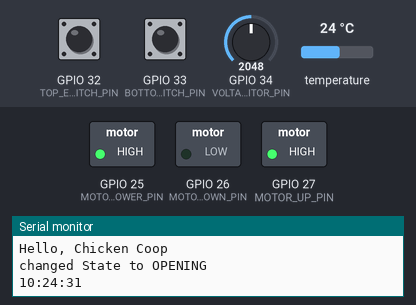
A sketch run on a simulated ESP32. Shown: switched loads named in the sketch (green lamp = pin HIGH), the last lines printed to the serial monitor. The test bench sets the inputs (shaded band); at power-on: GPIO 32 (TOP_END_SWITCH_PIN) HIGH, GPIO 33 (BOTTOM_END_SWITCH_PIN) HIGH, GPIO 34 (VOLTAGE_MONITOR_PIN) = 2048, temperature 24 °C. WiFi joins after 1.5 s; servers stay silent unless stated; network time is answered at once with the bench clock; the local clock reads 2024-03-15 10:24:30 at power-on unless the sketch sets it; web services answer with replies made up by the test bench. At 5.9 s the program puts the board to deep sleep or switches it off; the recording ends there.

Above: at 1.2 s.
1.3 s: GPIO 32 (TOP_END_SWITCH_PIN) pulled LOW for 1.3 s
At 1.8 s:
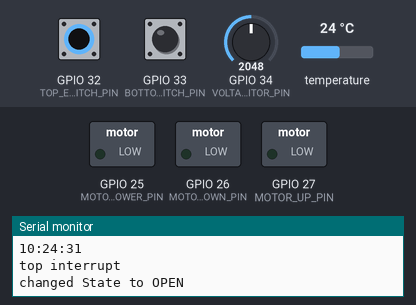
Timing chart, 0 to 4.3 s (numbered marks = the images above; inputs shaded):
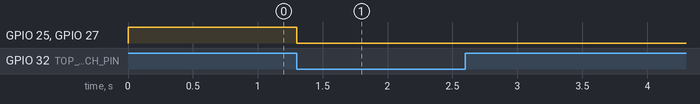

Measured:
- after the input at 1.3 s, GPIO 25 (MOTOR_POWER_PIN), GPIO 27 (MOTOR_UP_PIN): HIGH → LOW at once

The sketch:

AutoChickenCoop.ino
```cpp
#include <RTClib.h>
#include <WiFi.h>
#include <WiFiUdp.h>
#include <WiFiClient.h>
#include <HTTPClient.h>
#include <UrlEncode.h>
#include <NTPClient.h>

# define DEBUG_MODE false

# define CLOSING 1
# define CLOSED 2
# define OPENING 3
# define OPEN 4

# define TOP_END_SWITCH_PIN 32
# define BOTTOM_END_SWITCH_PIN 33

# define MOTOR_POWER_PIN 25
# define MOTOR_UP_PIN 27
# define MOTOR_DOWN_PIN 26

# define VOLTAGE_MONITOR_PIN 34

# define CYCLE_TIME 1000 // ms
# define ERROR_AFTER_CYCLES_AWAKE 120

// values for sleep timer
#define uS_TO_S_FACTOR 1000000  /* Conversion factor for micro seconds to seconds */
#define TIME_TO_SLEEP  300      /* Time ESP32 will go to sleep (in seconds) */

const char* ssid = "Kapelln2a";
const char* password = "!a2nllepaK#";

WiFiUDP ntpUDP;
NTPClient timeClient(ntpUDP, "pool.ntp.org");

// +international_country_code + phone number
// Portugal +351, example: +351912345678
String phoneNumber = "436607002655";
String apiKey = "2729443";

String messageToSend = "";

String temperature = "";

// rtc object and time var for the clock
RTC_DS3231 rtc;
DateTime now;

const float voltageDivider = 98;
float voltage = 0;

int state = 0;
int nextState = 0;
int cycles = 0;

bool shouldUpdateTime = false;

// Array mit Morgendämmerungszeiten (Minuten seit Mitternacht)
const int dawnTimes[] = {
   714, 709, 704, 658, 652, 645, 639, 632,
   625, 619, 612, 606, 600, 554, 549, 544,
   540, 535, 532, 528, 526, 523, 521, 520,
   519, 518, 518, 519, 519, 520, 521, 523,
   524, 526, 528, 530, 532, 534, 537, 539,
   542, 544, 547, 549, 552, 555, 557, 600,
   603, 605, 608, 611
};

// Array mit Abenddämmerungszeiten (Minuten seit Mitternacht)
const int duskTimes[] = {
   1734, 1746, 1758, 1810, 1822, 1834, 1846, 1858,
   1911, 1922, 1934, 1946, 1957, 2008, 2019, 2029,
   2039, 2049, 2058, 2107, 2115, 2123, 2130, 2136,
   2142, 2147, 2152, 2156, 2159, 2202, 2205, 2207,
   2208, 2209, 2209, 2209, 2208, 2207, 2205, 2203,
   2201, 2158, 2154, 2151, 2147, 2143, 2139, 2134,
   2130, 2125, 2121, 2116
};

bool isChickenAwake() {
  int currentMinute = (now.hour() * 100) + now.minute();

  int weekNumber = (int)((now.month() -1) * 4.33 + now.day() / 7);
  // Serial.print("weekNumber: ");
  // Serial.println(weekNumber)

  if (weekNumber < 1 || weekNumber > 52) {
    weekNumber = 1;
  }

  int dawnTime = dawnTimes[weekNumber - 1];
  int duskTime = duskTimes[weekNumber - 1];

  if (currentMinute >= dawnTime && currentMinute < duskTime) {
    return true; // Es ist Tag (Tageslicht)
  } else {
    return false; // Es ist Nacht
  }
}

void updateRTC() {
  startWiFi();
  timeClient.begin();
  if(now.month() > 3 && now.month() < 11) timeClient.setTimeOffset(7200); // Offset für Sommerzeit
  else timeClient.setTimeOffset(3600); // Offset für Winterzeit
  timeClient.update();
  time_t epochTime = timeClient.getEpochTime();
  rtc.adjust(DateTime(epochTime));
  // clear all alarms, just in case
  rtc.clearAlarm(1);
  rtc.clearAlarm(2);
  messageToSend = "RTC aktualisiert";
}

void storeValue(char* to, int val, char behind) {
  *to++ = '0' + val / 10;
  *to++ = '0' + val % 10;
  *to++ = behind;
}

char* getTime() {
  static char Buffer[10];
  storeValue(Buffer, now.hour(), ':');
  storeValue(Buffer + 3, now.minute() % 60, ':');
  storeValue(Buffer + 6, now.second() % 60, 0);
  return Buffer;
}

// find out, what state it is in, when power on
int detectState() {
  bool chickenAwake = isChickenAwake();
  int detectedState = 0;
  if(digitalRead(BOTTOM_END_SWITCH_PIN) && !chickenAwake) detectedState = CLOSING;
  if(!digitalRead(BOTTOM_END_SWITCH_PIN) && !chickenAwake) detectedState = CLOSED;
  if(digitalRead(TOP_END_SWITCH_PIN) && chickenAwake) detectedState = OPENING;
  if(!digitalRead(TOP_END_SWITCH_PIN) && chickenAwake) detectedState = OPEN;
  return detectedState;
}

bool startWiFi() {
  if(WiFi.status() == WL_CONNECTED) return true;
  WiFi.begin(ssid, password);
  Serial.println("Connecting");
  int retries = 0;
  while(WiFi.status() != WL_CONNECTED && retries < 50) {
    delay(500);
    Serial.print(".");
    retries++;
  }
  if(WiFi.status() == WL_CONNECTED) {
    Serial.println("");
    Serial.print("Connected to WiFi network with IP Address: ");
    Serial.println(WiFi.localIP());
    return true;
  }
  return false;
}

void sendMessage(String message) {
  //add time, voltage and temp to message
  delay(500);
  voltage = analogRead(VOLTAGE_MONITOR_PIN) / voltageDivider;
  Serial.println(voltage);

  String composedMessage = (String)getTime() + " " + message + "\nTemperatur: " + temperature + "°C\nSpannung: " + voltage + "V";
  messageToSend = "";

  if (DEBUG_MODE) {
    Serial.print("DEBUG. Message to send: ");
    Serial.println(composedMessage);
  } else {

    if(startWiFi()) {
      // Send Message to WhatsAPP
      // Data to send with HTTP POST
      String url = "http://api.callmebot.com/whatsapp.php?phone=" + phoneNumber + "&apikey=" + apiKey + "&text=" + urlEncode(composedMessage);
      WiFiClient client;
      HTTPClient http;
      http.begin(client, url);

      // Specify content-type header
      http.addHeader("Content-Type", "application/x-www-form-urlencoded");

      // Send HTTP POST request
      int httpResponseCode = http.POST(url);
      if (httpResponseCode == 200){
        Serial.print("Message sent successfully");
      }
      else{
        Serial.println("Error sending the message");
        Serial.print("HTTP response code: ");
        Serial.println(httpResponseCode);
      }

      // Free resources
      http.end();
    }

  }

}

void updateMotorState() {
  digitalWrite(MOTOR_POWER_PIN, LOW);
  digitalWrite(MOTOR_UP_PIN, LOW);
  digitalWrite(MOTOR_DOWN_PIN, LOW);
  if(state == OPENING || state == CLOSING) digitalWrite(MOTOR_POWER_PIN, HIGH);
  if(state == OPENING) digitalWrite(MOTOR_UP_PIN, HIGH);
  if(state == CLOSING) digitalWrite(MOTOR_DOWN_PIN, HIGH);
}

void changeState(int stateToSet) {
  nextState = state + 1;
  if(nextState > 4) nextState = 1;

  if(stateToSet == 0) {
    stateToSet = nextState;
  }

  state = stateToSet;

  if(state == OPENING && !digitalRead(TOP_END_SWITCH_PIN)) state = OPEN;
  if(state == CLOSING && !digitalRead(BOTTOM_END_SWITCH_PIN)) state = CLOSED;
  if(state == OPENING)
    attachInterrupt(digitalPinToInterrupt(TOP_END_SWITCH_PIN), topEndSwitchInterrupt, FALLING);
  if(state == CLOSING)
    attachInterrupt(digitalPinToInterrupt(BOTTOM_END_SWITCH_PIN), bottomEndSwitchInterrupt, FALLING);
  Serial.print("changed State to ");
  Serial.println(getStateName(state));
  updateMotorState();
}

void topEndSwitchInterrupt() {
  Serial.println("top interrupt");
  detachInterrupt(digitalPinToInterrupt(TOP_END_SWITCH_PIN));
  if(state == OPENING) {
    changeState(OPEN);
    shouldUpdateTime = true;
    messageToSend = "Hühnertür ist jetzt offen!";
  }
}

void bottomEndSwitchInterrupt() {
  Serial.println("bottom interrupt");
  detachInterrupt(digitalPinToInterrupt(BOTTOM_END_SWITCH_PIN));
  if(state == CLOSING) {
    changeState(CLOSED);
    messageToSend = "Hühnertür ist jetzt geschloßen!";
  }
}

String getStateName(int stateToGetNameFrom) {
  if(stateToGetNameFrom == CLOSING) return "CLOSING";
  if(stateToGetNameFrom == CLOSED) return "CLOSED";
  if(stateToGetNameFrom == OPENING) return "OPENING";
  if(stateToGetNameFrom == OPEN) return "OPEN";
  return "UNKNOWN";
}

void setup() {
  // start serial connection for debugging
  Serial.begin(115200);
  Serial.println("Hello, Chicken Coop");

  //set all pin modes
  pinMode(TOP_END_SWITCH_PIN, INPUT_PULLUP);
  pinMode(BOTTOM_END_SWITCH_PIN, INPUT_PULLUP);

  pinMode(MOTOR_POWER_PIN, OUTPUT);
  pinMode(MOTOR_UP_PIN, OUTPUT);
  pinMode(MOTOR_DOWN_PIN, OUTPUT);

  cycles = 0;

  // connect rtc module and fetch current time
  if (! rtc.begin()) {
    Serial.println("RTC module is NOT found");
    Serial.flush();
    while (1);
  }
  now = rtc.now();

  int detectedState = detectState();
  changeState(detectedState);
}

void loop() {
  delay(CYCLE_TIME);
  now = rtc.now();
  Serial.println(getTime());
  temperature = rtc.getTemperature();
  // Serial.println(temperature);

  bool chickenAwake = isChickenAwake();

  if(state == CLOSED && chickenAwake) changeState(OPENING);
  if(state == OPEN && !chickenAwake) changeState(CLOSING);
  if(messageToSend != "") {
    sendMessage(messageToSend);
  }

  if(shouldUpdateTime) {
    updateRTC();
    shouldUpdateTime = false;
  }

  if(messageToSend == "" && (state == OPEN || state == CLOSED))
  {
    Serial.println("Go to sleep...");
    Serial.println("");
    if(WiFi.status() == WL_CONNECTED) WiFi.disconnect();
    if (DEBUG_MODE) esp_sleep_enable_timer_wakeup(5 * uS_TO_S_FACTOR);
    else esp_sleep_enable_timer_wakeup(TIME_TO_SLEEP * uS_TO_S_FACTOR);
    Serial.flush();
    esp_deep_sleep_start();
  }
  cycles++;
  // Serial.println(cycles);
  if(cycles > ERROR_AFTER_CYCLES_AWAKE) {
    messageToSend = "Controller ist zu lange wach. Bitte prüfen!";
    cycles = 0;
  }
}
```
